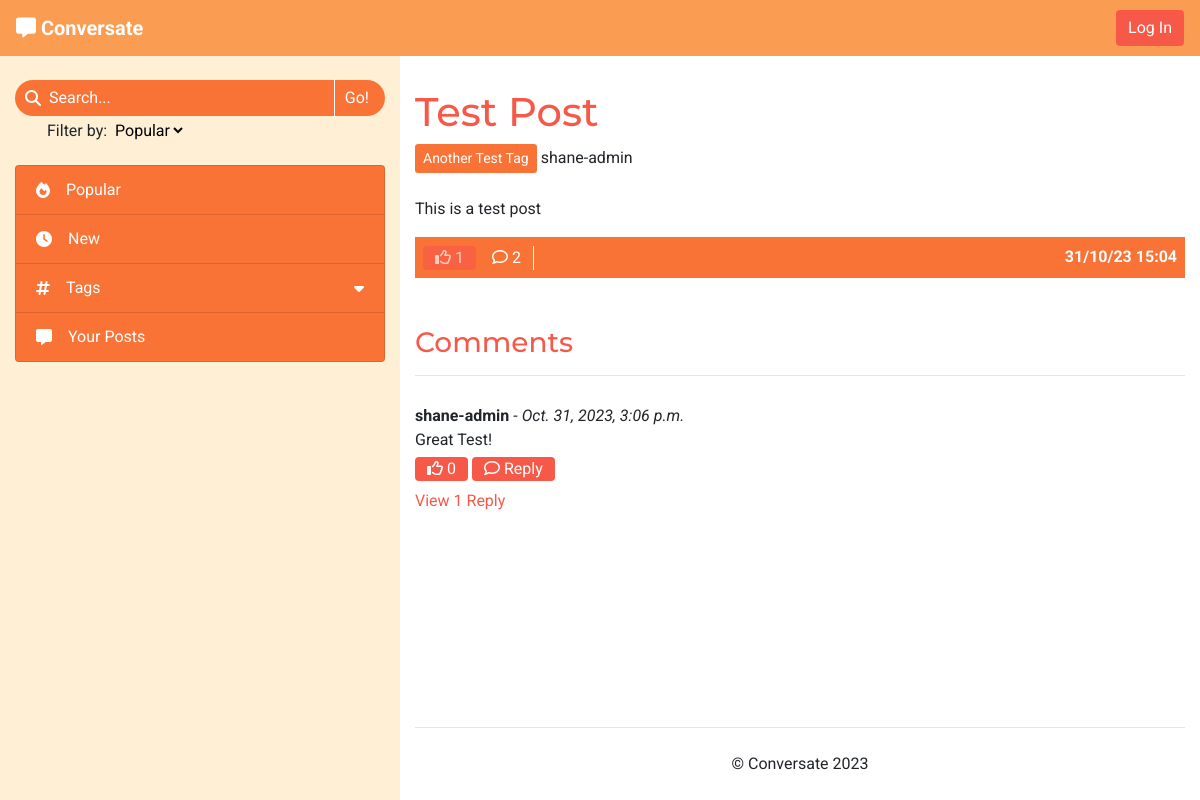
Page /test-post/ on the committed database.
### forum/models.py (models this page shows, shortened)
class Post(models.Model):
    title = models.CharField(max_length=200)
    slug = models.SlugField(max_length=200, unique=True)
    tag = models.ForeignKey(Tag, on_delete=models.CASCADE,
                            related_name='tagged_posts')
    posted_by = models.ForeignKey(User, on_delete=models.CASCADE,
                                  related_name='added_posts')
    posted_on = models.DateTimeField(auto_now_add=True)
    content = models.TextField()
    edited = models.BooleanField(default=False)
    likes = models.ManyToManyField(User, related_name='post_likes', blank=True)
    approved = models.BooleanField(default=False)
    class Meta:
        ordering = ['-posted_on']
    def number_of_likes(self):
        return self.likes.count()
    def number_of_comments(self):
        return self.comments.count()

class Tag(models.Model):
    name = models.CharField(max_length=30, unique=True)
    def __str__(self):
        return self.name

class Comment(models.Model):
    post = models.ForeignKey(Post, on_delete=models.CASCADE,
                             related_name='comments')
    content = models.TextField()
    posted_by = models.ForeignKey(User, on_delete=models.CASCADE,
                                  related_name='added_comments')
    posted_on = models.DateTimeField(auto_now_add=True)
    reply_to = models.ForeignKey('self', on_delete=models.CASCADE,
                                 related_name='replies', blank=True, null=True)
    edited = models.BooleanField(default=False)
    likes = models.ManyToManyField(User, related_name="comment_likes",
                                   blank=True)
    approved = models.BooleanField(default=False)
    class Meta:
        ordering = ['-posted_on']
    def number_of_likes(self):
        return self.likes.count()
    def number_of_replies(self):
        return self.replies.count()

### forum/views.py (the view)
# urls.py: path('<slug:slug>/', views.ViewPost.as_view(), name='view_post'),
class ViewPost(View):
    def get(self, request, slug, *args, **kwargs):
        post = get_object_or_404(Post, slug=slug)
        comments = post.comments.order_by('-posted_on')
        liked = post.likes.filter(id=request.user.id).exists()
        context = {
            'post': post,
            'comments': comments,
            'liked': liked
        }
        return render(
            request,
            'post_details.html',
            context
        )

### templates/post_details.html (shortened to what this page needs)
{% extends "base.html" %}
{% load static %}
{% block content %}
    <h1>{{ post.title }}</h1>
    <a class="btn btn-sm tag" href="#">{{ post.tag }}</a>
    <span>{{ post.posted_by }}
    </span>
    <br><br>
    <p id="post-content">{{ post.content }}</p>
    <div id="post-footer" class="d-flex justify-content-between">
        <div class="post-footer-buttons">
            {% if user.is_authenticated %}
            <form class="d-inline" method="POST" action="{% url 'like_post' post.slug %}">
                {% csrf_token %}
                {% if liked %}
                    <button type="submit" class="btn py-0 line-separate" aria-label="Unlike this post">
                        <i class="fa-solid fa-thumbs-up"></i>
                {% else %}
                    <button type="submit" class="btn py-0 line-separate" aria-label="Like this post">
                        <i class="fa-regular fa-thumbs-up"></i>
                {% endif %}
                    {{ post.number_of_likes }}
                </button>
            </form>
            {% else %}
                <span class="btn disabled py-0" aria-disabled="true">
                    <i class="fa-regular fa-thumbs-up"></i>
                    {{ post.number_of_likes }}
                </span>
            {% endif %}
            {% if user.is_authenticated %}
                <a class="btn py-0 line-separate" href="#post-comment" aria-label="Post a comment">
            {% else %}
                <a class="btn py-0 line-separate" href="#comments" aria-label="View the post's comments">
            {% endif %}
                <i class="fa-regular fa-comment"></i>
                {{ post.number_of_comments }}
            </a>
        </div>
        <div class="center-to-container">
            <strong>{{ post.posted_on|date:"d/m/y G:i" }}</strong>
        </div>
    </div>
    <br>
    <br>
    <div id="comments" class="accordion">
        {% if comments %}
            <h3>Comments</h3>
            <hr>
            {% for comment in comments %}
                {% if comment.reply_to %}
                <div id="comment-{{ comment.id }}" data-timestamp="{{ comment.posted_on.timestamp }}"
                    data-reply-to="{{ comment.reply_to.id }}" class="comment reply ml-3 ml-sm-4 ml-lg-5 py-3 d-none">
                {% else %}
                <div id="comment-{{ comment.id }}" class="comment my-4 py-1">
                {% endif %}
                    <div class="comment-header">
                        <strong>{{ comment.posted_by }}</strong> -
                        <em>{{ comment.posted_on }}
                        </em>
                    </div>
                    <div class="comment-body">
                        <p class="mb-1 comment-text">{{ comment.content }}</p>
                        <form method="POST" class="d-inline" action="{% url 'like_comment' comment.id %}">
                            {% if user in comment.likes.all %}
                            <button type="submit" class="btn btn-small py-0">
                                <i class="fa-solid fa-thumbs-up"></i>
                            {% else %}
                            <button type="submit" class="btn btn-small py-0">
                                <i class="fa-regular fa-thumbs-up"></i>
                            {% endif %}
                                {{ comment.number_of_likes }}
                            </button>
                        </form>
                        <button class="btn btn-small py-0" type="button" data-toggle="collapse"
                            data-target="#reply-toggle-{{ comment.id }}" aria-expanded="false" aria-controls="reply-toggle-{{ comment.id }}">
                            <i class="fa-regular fa-comment"></i>
                            Reply
                        </button>
                    </div>
                    {% if comment.number_of_replies %}
                        <a href="#reply-section-{{ comment.id }}" class="reply-toggle d-inline-block mt-2" type="button"
                            data-toggle="collapse" aria-expanded="false" data-control="reply-section-{{ comment.id }}" data-parent="#comments">
                            {% if comment.number_of_replies == 1 %}
                                View 1 Reply
                            {% else %}
                                View {{ comment.number_of_replies }} Replies
                            {% endif %}
                        </a>
                    {% endif %}
                </div>
            {% endfor %}
        {% endif %}
    </div>
{% endblock %}

### static/css/style.css (style rules this page uses)
* { font-family: 'Roboto', sans-serif; }
h1, h2, h3 { font-family: 'Montserrat', sans-serif; }
a, h1, h2, h3 { color: #f75949; }
.btn { background-color: #f75949; border: none; color: white; }
.center-to-container { display: flex; align-items: center; justify-content: center; }
.line-separate { border-radius: 0; border-right: 1px solid white; }
#main-page { background-color: #FFEFD4; }
.tag { background-color: #FA7336; color: white; }
#post-footer { background-color: #FA7336; padding: 8px; color: white; }
#post-footer button, #post-footer a { background: none; }

### rows in the picture
Post: title "Test Post", tag "Another Test Tag", posted_by "shane-admin", content "This is a test post", number_of_likes "1", number_of_comments "2", posted_on "31/10/23 15:04"
Comment: posted_by "shane-admin", posted_on "Oct. 31, 2023, 3:06 p.m.", content "Great Test!", number_of_likes "0", shows "View 1 Reply"
